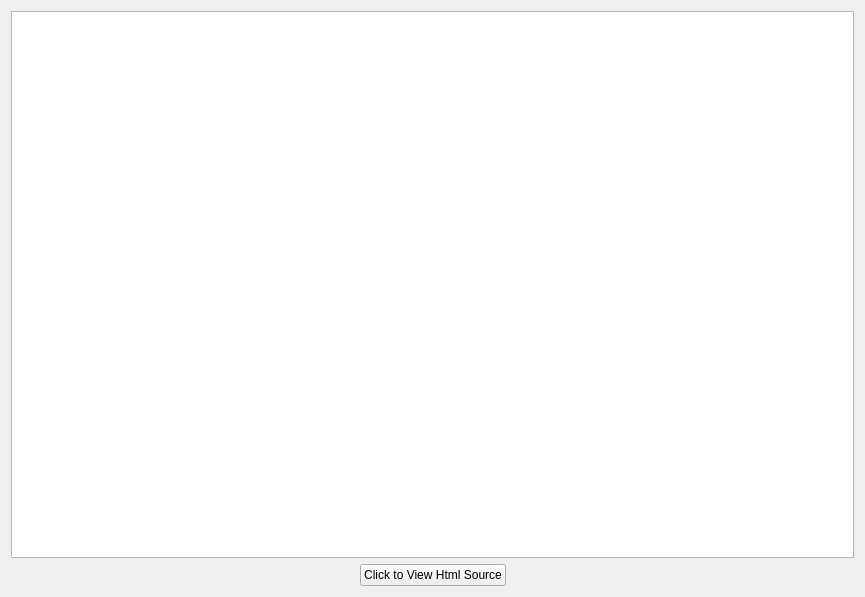
<?xml version="1.0" encoding="UTF-8"?>
<ui version="4.0">
 <class>MainWidget</class>
 <widget class="QWidget" name="MainWidget">
  <property name="geometry">
   <rect>
    <x>0</x>
    <y>0</y>
    <width>865</width>
    <height>597</height>
   </rect>
  </property>
  <property name="windowTitle">
   <string>HtmlRequest</string>
  </property>
  <layout class="QVBoxLayout" name="verticalLayout">
   <item>
    <widget class="QTextEdit" name="textEdit"/>
   </item>
   <item>
    <layout class="QHBoxLayout" name="horizontalLayout">
     <item>
      <spacer name="horizontalSpacer">
       <property name="orientation">
        <enum>Qt::Horizontal</enum>
       </property>
       <property name="sizeHint" stdset="0">
        <size>
         <width>40</width>
         <height>20</height>
        </size>
       </property>
      </spacer>
     </item>
     <item>
      <widget class="QPushButton" name="pushButton">
       <property name="sizePolicy">
        <sizepolicy hsizetype="Fixed" vsizetype="Fixed">
         <horstretch>0</horstretch>
         <verstretch>0</verstretch>
        </sizepolicy>
       </property>
       <property name="maximumSize">
        <size>
         <width>250</width>
         <height>50</height>
        </size>
       </property>
       <property name="layoutDirection">
        <enum>Qt::LeftToRight</enum>
       </property>
       <property name="text">
        <string>Click to View Html Source</string>
       </property>
      </widget>
     </item>
     <item>
      <spacer name="horizontalSpacer_2">
       <property name="orientation">
        <enum>Qt::Horizontal</enum>
       </property>
       <property name="sizeHint" stdset="0">
        <size>
         <width>40</width>
         <height>20</height>
        </size>
       </property>
      </spacer>
     </item>
    </layout>
   </item>
  </layout>
 </widget>
 <resources/>
 <connections/>
</ui>
